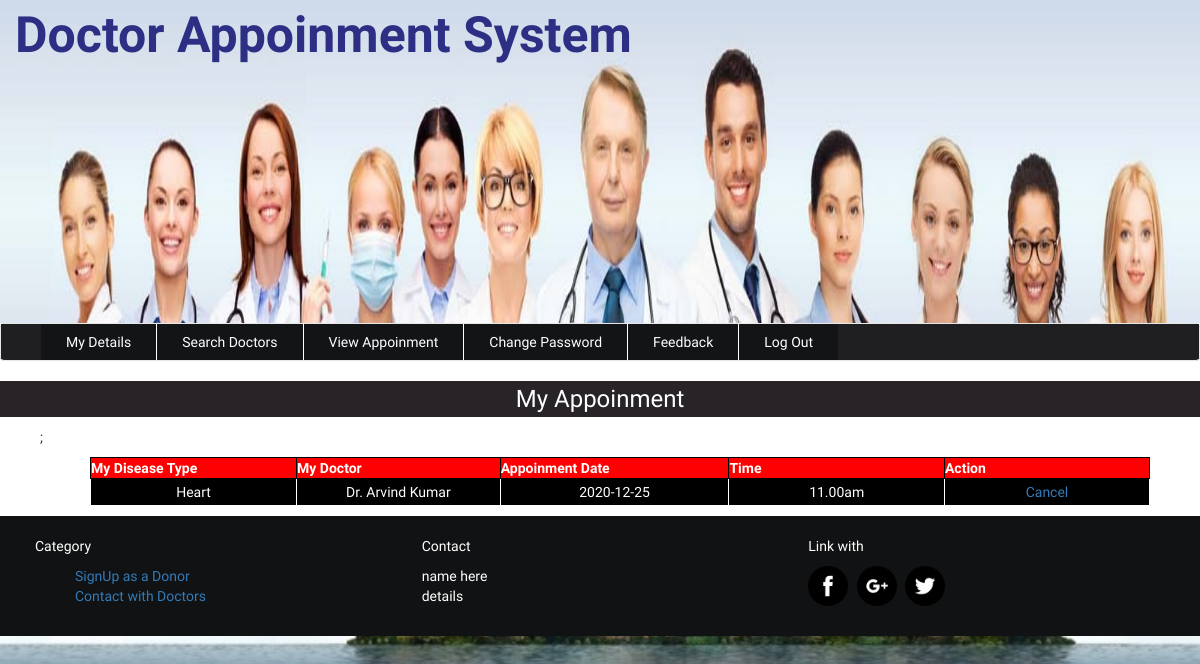
The page /patient/view_booking.php (signed in) on the database its author committed.
### tables this page shows
CREATE TABLE `booking` (
  `booking_id` int(22) NOT NULL,
  `dname` varchar(22) NOT NULL,
  `userid` int(22) NOT NULL,
  `dcontact` varchar(22) NOT NULL,
  `expertise` varchar(22) NOT NULL,
  `fee` varchar(22) NOT NULL,
  `pname` varchar(22) NOT NULL,
  `pcontact` varchar(22) NOT NULL,
  `email` varchar(111) NOT NULL,
  `address` varchar(22) NOT NULL,
  `dates` date NOT NULL,
  `tyme` varchar(22) NOT NULL,
  `payment` varchar(22) NOT NULL
);

### patient/view_booking.php (the view, shortened to what this page needs)
<?php include('header.php'); ?>
<?php include('uptomenu.php'); ?>
	<div class="dashboard" style="background-color:#fff;">
		<h3 class="text-center" style="background-color:#272327;color: #fff;padding: 5px;">My Appoinment</h3>
	</div>
			<div class="all_user" style="margin-top:0px; margin-left: 40px;">
				<?php
					include('../config.php');
					$sql = " SELECT * FROM booking WHERE email = '".$_SESSION["email"]."'  ";
					$result = mysqli_query($conn,$sql);
					$count = mysqli_num_rows($result);
					if($count>=1){
						echo "<table border='1' align='center' cellpadding='32'>
							<tr>
								<th>My Disease Type</th>
								<th>My Doctor</th>
								<th>Appoinment Date</th>
								<th>Time</th>
								<th>Action</th>
							</tr>";
						while($row=mysqli_fetch_array($result)){
								echo "<tr>";
								echo "<td>".$row['expertise']."</td>";
								echo "<td>".$row['dname']."</td>";
								echo "<td>".$row['dates']."</td>";
								echo "<td>".$row['tyme']."</td>";
						?>
								<td><a href="cancelBooking.php?dates=<?php echo $row['dates'] ?>">Cancel</a></td>;
						<?php
								echo "</tr>";
						}
						echo "</table>";
					}
					else{
						print "<p align='center'>Sorry, No match found for your search result..!!!</p>";
					}
					?>
			</div>
 <?php include('footer.php'); ?>
	</div>
</body>
</html>

### patient/style.css (style rules this page uses)
body { padding: 5px auto; font-family: 'El Messiri', sans-serif; background:url(../img/bg3.jpg) fixed no-repeat; background-size:cover; }
table { border-collapse: collapse; background-color: khaki; }
table,th,td { border: 1px solid #000;width: 1060px;margin: 10px auto; }
th { background-color: red;color: white; }
td { padding: 3px; text-align: center; background-color: black; color: #fff; border: 1px solid white; }

### rows shown on the page
booking: expertise "Heart", dname "Dr. Arvind Kumar", dates "2020-12-25", tyme "11.00am"
